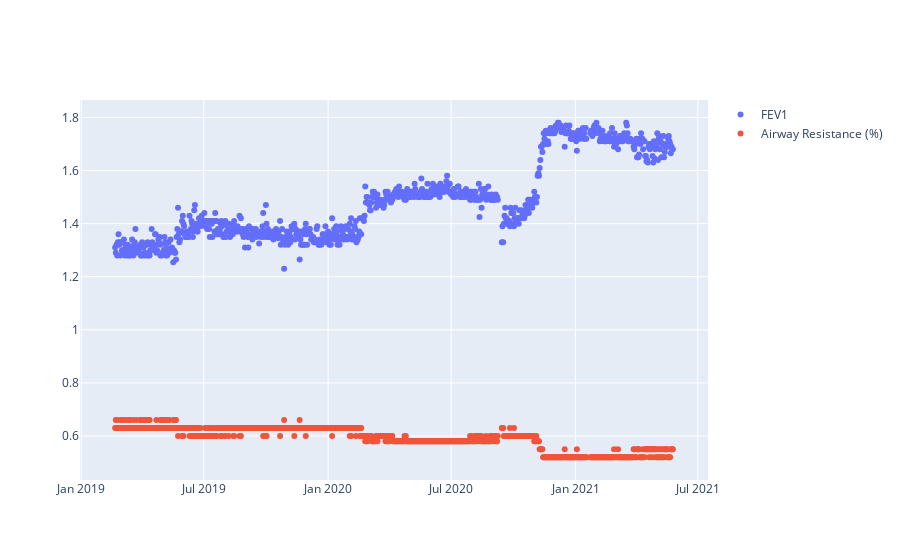

This figure's notebook cell:
### Code cell
# Check that the computed airway resistance makes sense
# Plot ID 101 FEV1 profile with Date Recorded
# '113', '126', '202', '331'
ID = "101"
fig = go.Figure()
fig.add_trace(
    go.Scatter(
        x=df[df.ID == ID]["Date Recorded"],
        y=df[df.ID == ID]["FEV1"],
        mode="markers",
        name="FEV1",
    )
)
# Add trace for predicted FEV1
# fig.add_trace(go.Scatter(x=df[df.ID == "101"]["Date Recorded"], y=df[df.ID == "101"]["Predicted FEV1"], mode="markers", name="Predicted FEV1"))
# Add trace for airway resistance using s_AW
fig.add_trace(
    go.Scatter(
        x=df[df.ID == ID]["Date Recorded"],
        y=df[df.ID == ID]["Airway Resistance (%)"] / 100,
        mode="markers",
        name="Airway Resistance (%)",
    )
)
# fig.add_trace(go.Scatter(x=df[df.ID == ID]["Date Recorded"], y=s_AW[ID], mode="markers", name="Airway Resistance"))

### Figure 1 — Plotly figure (JSON) as saved in the notebook; plotly's stock layout.template omitted (floating-point values rounded to 4 significant figures; data arrays with more than 128 entries replaced by an {"elided": "..."} marker saying what was removed)
{"data": [{"mode": "markers", "name": "FEV1", "type": "scatter", "x": {"elided": "816 str values"}, "y": {"elided": "816 float values"}}, {"mode": "markers", "name": "Airway Resistance (%)", "type": "scatter", "x": {"elided": "816 str values"}, "y": {"elided": "816 float values"}}], "layout": {}}
